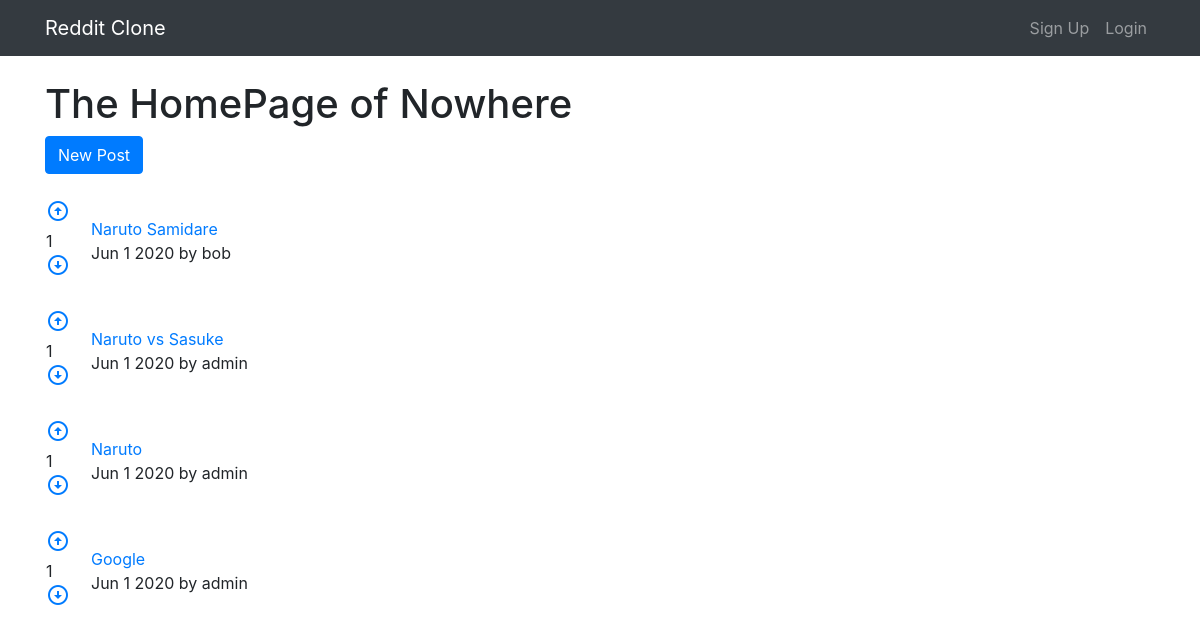
Before: / with the older database file.
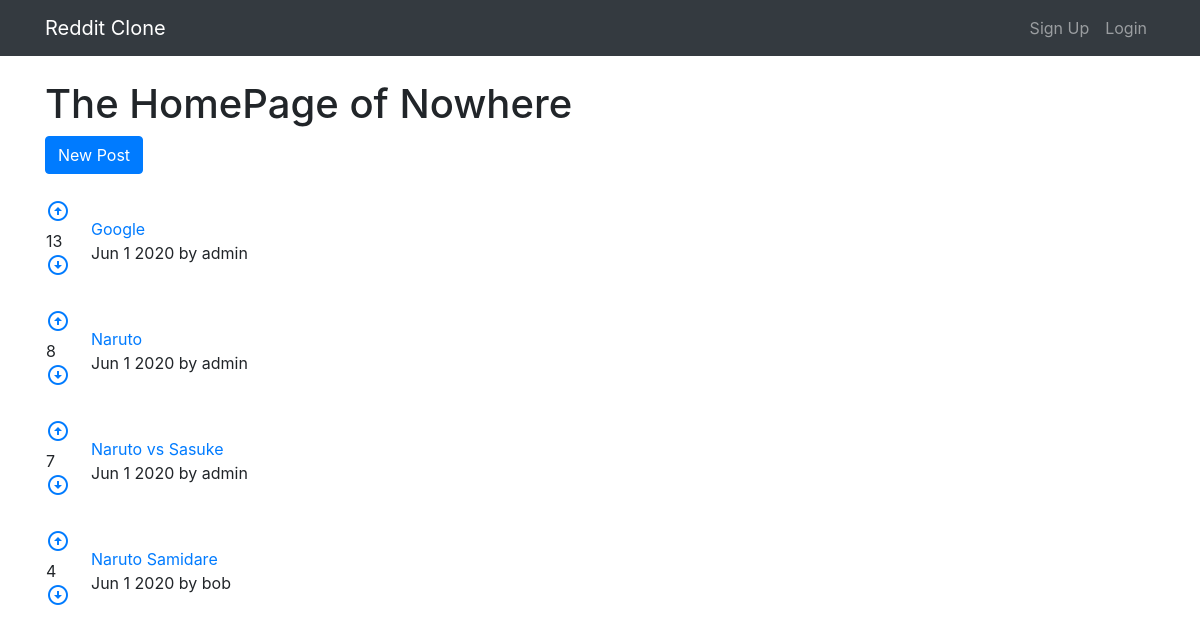
After: the same page with the newer database file.
### posts/models.py (models this page shows)
class Post(models.Model):
	title = models.CharField(max_length = 250)
	url = models.TextField()
	pub_date = models.DateTimeField()
	author = models.ForeignKey(User, on_delete=models.CASCADE,)
	votes_total = models.IntegerField(default = 1)
	def pub_date_pretty(self):
		return self.pub_date.strftime('%b %e %Y')

### posts/views.py (the view)
# urls.py: 2. Add a URL to urlpatterns:  path('', views.home, name='home')
def home(request):
	posts = Post.objects.order_by('-votes_total')
	return render(request,'posts/home.html',{'posts':posts})

### posts/templates/posts/home.html (shortened to what this page needs)
{% extends 'base.html'%}
{% block content%}
<h1>The HomePage of Nowhere</h1>
<a class="btn btn-primary" href="{% url 'posts:create' %}">New Post</a>
<br/>
<br/>
{% for post in posts.all %}
<table>
	<tr>
		<td style="padding-right: 20px;">
			<a href="#" onclick="document.getElementById('upvote{{ post.id }}').submit()">
			<span class="material-icons">arrow_circle_up</span></a>
			<br/>
			{{post.votes_total}}
			<br/>
			<a href="#" onclick="document.getElementById('downvote{{ post.id }}').submit()">
			<span class="material-icons">arrow_circle_down</span></a>
		</td>
		<td>
			<a href="{{post.url}}">{{post.title}}</a>
			<br/>
			{{post.pub_date_pretty}} by {{post.author.username}}
		</td>
	</tr>
</table>
<br/>
{%endfor%}
{% endblock %}

Changed rows visible on the page:
changed Post "Google": votes_total "1" → "13"; moves up the list
changed Post "Naruto": votes_total "1" → "8"; moves up the list
changed Post "Naruto vs Sasuke": votes_total "1" → "7"; moves down the list
changed Post "Naruto Samidare": votes_total "1" → "4"
